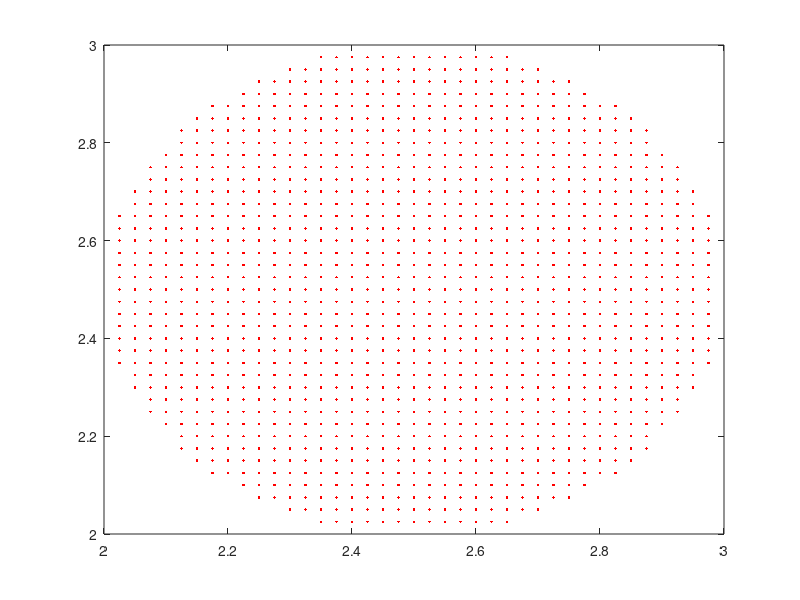

Write the MATLAB code that produced this figure.
%% ---------------------------------------------------------------------
%%
%% Copyright (c) 2019 - 2019 by the IBAMR developers
%% All rights reserved.
%%
%% This file is part of IBAMR.
%%
%% IBAMR is free software and is distributed under the 3-clause BSD
%% license. The full text of the license can be found in the file
%% COPYRIGHT at the top level directory of IBAMR.
%%
%% ---------------------------------------------------------------------

%% Filename : Cylinder2d_cubic.m

clf
clear all;
clc;
%% Mesh parameters.
radius = 0.5;
D = 2.0*radius
GAS_LS_INIT = 0.0
Lx = 5.0; Ly = 5.0;
Nx = 200; Ny = 200;
dx = Lx/Nx
dy = Ly/Ny


%% disk parameters.
h = dx;
X_shift = Lx/2; Y_shift = Ly/2;  
%h/16 to put marker away from grid lines on second level
%The markers are symmetric on single level (by taking odd #cells)
X_com = 0.0;
Y_com = 0.0;

%% write out the points.

counter = 0;
Npts = floor(radius/h);

%1st quadrant
idx = 0; 
for j = 1:Npts
    y = Y_com + (j)*h;
    for i = 1:Npts
        x = X_com + (i)*h;
        
        dist2 = (x-X_com)^2 + (y-Y_com)^2;
        if (dist2 <= radius^2)
            idx = idx+1;
            X_first(idx) = x; 
            Y_first(idx) = y; 
        end
    end
end
quad_pts = idx;

%2nd quadrant
idx = 0;
for k = 1:quad_pts
            x = X_first(k);
            y = Y_first(k);
          
            idx = idx+1;
            X_second(idx) = -x; 
            Y_second(idx) = y; 
end

%3rd quadrant
idx  = 0;
for k = 1:quad_pts
            x = X_first(k);
            y = Y_first(k);
          
            idx = idx+1;
            X_third(idx) = -x; 
            Y_third(idx) = -y; 
end

%4th quadrant
idx  = 0;
for k = 1:quad_pts
            x = X_first(k);
            y = Y_first(k);
          
            idx = idx+1;
            X_fourth(idx) = x; 
            Y_fourth(idx) = -y; 
end

%X-axis
idx = 0;
for k = -Npts+1:Npts-1
            x = X_com + k*h;
            y = Y_com;
          
            idx = idx+1;
            X_xaxis(idx) = x; 
            Y_xaxis(idx) = y; 
end

%Y-axis
idx = 0;
for k = -Npts+1:Npts-1
            x = X_com;
            y = Y_com + k*h;
          
            idx = idx+1;
            X_yaxis(idx) = x; 
            Y_yaxis(idx) = y; 
end

%%

X_array = [X_first,X_second,X_third,X_fourth,X_xaxis,X_yaxis];
Y_array = [Y_first,Y_second,Y_third,Y_fourth,Y_xaxis,Y_yaxis];

X_array = X_array + X_shift;
Y_array = Y_array + Y_shift;
    
%% plot the coordinates
clf
plot(X_first, Y_first, 'r.');
hold on;
plot(X_second, Y_second, 'k.');
hold on;
plot(X_third, Y_third, 'g.');
hold on;
plot(X_fourth, Y_fourth, 'c.');
hold on;
plot(X_xaxis, Y_xaxis, 'ro');
hold on;
plot(X_yaxis, Y_yaxis, 'ko');
hold on;
axis('equal')
hold off;


%% write the coordinates in the file
fid = fopen('cylinder2d.vertex','wt');
fprintf(fid,'%d\n', length(X_array));
for i = 1:length(X_array)
    fprintf(fid,'%f\t%f\n',X_array(i),Y_array(i));
end
fclose(fid); 

%% plot the disk

clf
plot(X_array, Y_array, 'r.');